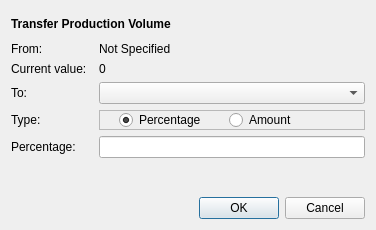
<?xml version="1.0" encoding="UTF-8"?>
<ui version="4.0">
 <class>TransferProductionDialog</class>
 <widget class="QDialog" name="TransferProductionDialog">
  <property name="geometry">
   <rect>
    <x>0</x>
    <y>0</y>
    <width>376</width>
    <height>230</height>
   </rect>
  </property>
  <property name="windowTitle">
   <string>Transfer production volume</string>
  </property>
  <layout class="QGridLayout" name="gridLayout">
   <item row="0" column="0">
    <layout class="QVBoxLayout" name="verticalLayout">
     <item>
      <widget class="QLabel" name="label">
       <property name="minimumSize">
        <size>
         <width>300</width>
         <height>0</height>
        </size>
       </property>
       <property name="maximumSize">
        <size>
         <width>0</width>
         <height>25</height>
        </size>
       </property>
       <property name="font">
        <font>
         <weight>75</weight>
         <bold>true</bold>
        </font>
       </property>
       <property name="text">
        <string>Transfer Production Volume</string>
       </property>
      </widget>
     </item>
     <item>
      <layout class="QFormLayout" name="formLayout">
       <item row="0" column="0">
        <widget class="QLabel" name="label_5">
         <property name="text">
          <string>From:</string>
         </property>
        </widget>
       </item>
       <item row="0" column="1">
        <widget class="QLabel" name="fromLabel">
         <property name="text">
          <string>Not Specified</string>
         </property>
        </widget>
       </item>
       <item row="1" column="0">
        <widget class="QLabel" name="label_2">
         <property name="text">
          <string>Current value:  </string>
         </property>
        </widget>
       </item>
       <item row="1" column="1">
        <widget class="QLabel" name="currentValueLabel">
         <property name="text">
          <string>0</string>
         </property>
        </widget>
       </item>
       <item row="2" column="0">
        <widget class="QLabel" name="label_4">
         <property name="text">
          <string>To:</string>
         </property>
        </widget>
       </item>
       <item row="2" column="1">
        <widget class="QComboBox" name="toComboBox"/>
       </item>
       <item row="3" column="0">
        <widget class="QLabel" name="label_7">
         <property name="text">
          <string>Type:</string>
         </property>
        </widget>
       </item>
       <item row="3" column="1">
        <widget class="QFrame" name="frame">
         <property name="minimumSize">
          <size>
           <width>0</width>
           <height>20</height>
          </size>
         </property>
         <property name="frameShape">
          <enum>QFrame::StyledPanel</enum>
         </property>
         <property name="frameShadow">
          <enum>QFrame::Raised</enum>
         </property>
         <widget class="QRadioButton" name="percentageRadioButton">
          <property name="geometry">
           <rect>
            <x>20</x>
            <y>0</y>
            <width>95</width>
            <height>20</height>
           </rect>
          </property>
          <property name="text">
           <string>Percentage</string>
          </property>
          <property name="checked">
           <bool>true</bool>
          </property>
         </widget>
         <widget class="QRadioButton" name="amountRadioButton">
          <property name="geometry">
           <rect>
            <x>130</x>
            <y>0</y>
            <width>95</width>
            <height>20</height>
           </rect>
          </property>
          <property name="text">
           <string>Amount</string>
          </property>
         </widget>
        </widget>
       </item>
       <item row="4" column="0">
        <widget class="QLabel" name="transferLabel">
         <property name="text">
          <string>Percentage:  </string>
         </property>
        </widget>
       </item>
       <item row="4" column="1">
        <widget class="QLineEdit" name="newValueLineEdit"/>
       </item>
      </layout>
     </item>
    </layout>
   </item>
   <item row="1" column="0">
    <widget class="QDialogButtonBox" name="buttonBox">
     <property name="orientation">
      <enum>Qt::Horizontal</enum>
     </property>
     <property name="standardButtons">
      <set>QDialogButtonBox::Cancel|QDialogButtonBox::Ok</set>
     </property>
    </widget>
   </item>
  </layout>
 </widget>
 <resources/>
 <connections>
  <connection>
   <sender>buttonBox</sender>
   <signal>accepted()</signal>
   <receiver>TransferProductionDialog</receiver>
   <slot>accept()</slot>
   <hints>
    <hint type="sourcelabel">
     <x>248</x>
     <y>254</y>
    </hint>
    <hint type="destinationlabel">
     <x>157</x>
     <y>274</y>
    </hint>
   </hints>
  </connection>
  <connection>
   <sender>buttonBox</sender>
   <signal>rejected()</signal>
   <receiver>TransferProductionDialog</receiver>
   <slot>reject()</slot>
   <hints>
    <hint type="sourcelabel">
     <x>316</x>
     <y>260</y>
    </hint>
    <hint type="destinationlabel">
     <x>286</x>
     <y>274</y>
    </hint>
   </hints>
  </connection>
 </connections>
</ui>
